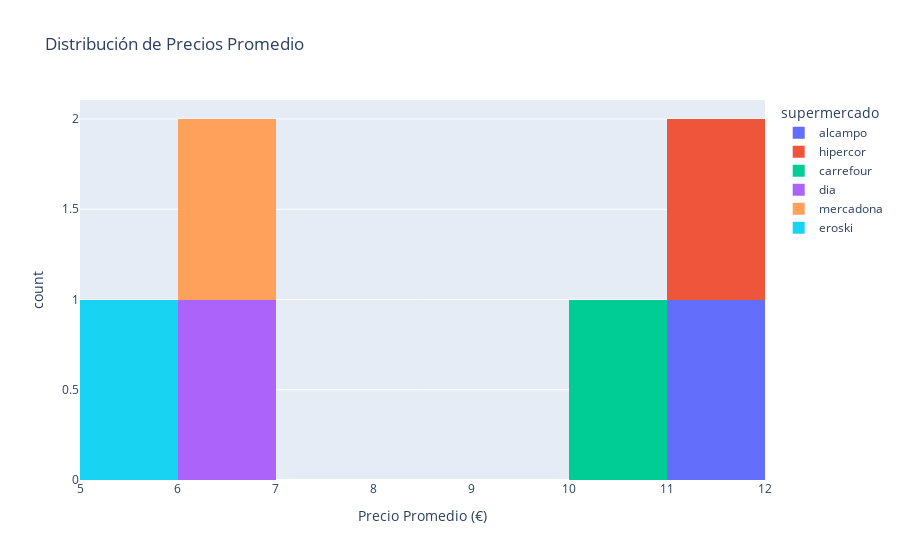

Notebook code for this chart:
### Markdown cell above
### Histograma

### Code cell
# Histograma (distribution of prices)
fig_histogram = px.histogram(consulta2, x='precio_promedio', nbins=10,
                             title='Distribución de Precios Promedio',
                             labels={'precio_promedio': 'Precio Promedio (€)'},
                             color='supermercado')  # Color por supermercado
fig_histogram.show()

### Figure 1 — Plotly figure (JSON) as saved in the notebook; plotly's stock layout.template omitted (floating-point values rounded to 4 significant figures)
{"data": [{"alignmentgroup": "True", "bingroup": "x", "hovertemplate": "supermercado=alcampo<br>Precio Promedio (€)=%{x}<br>count=%{y}<extra></extra>", "legendgroup": "alcampo", "marker": {"color": "#636efa", "pattern": {"shape": ""}}, "name": "alcampo", "nbinsx": 10, "offsetgroup": "alcampo", "orientation": "v", "showlegend": true, "type": "histogram", "x": [11.63], "xaxis": "x", "yaxis": "y"}, {"alignmentgroup": "True", "bingroup": "x", "hovertemplate": "supermercado=hipercor<br>Precio Promedio (€)=%{x}<br>count=%{y}<extra></extra>", "legendgroup": "hipercor", "marker": {"color": "#EF553B", "pattern": {"shape": ""}}, "name": "hipercor", "nbinsx": 10, "offsetgroup": "hipercor", "orientation": "v", "showlegend": true, "type": "histogram", "x": [11.08], "xaxis": "x", "yaxis": "y"}, {"alignmentgroup": "True", "bingroup": "x", "hovertemplate": "supermercado=carrefour<br>Precio Promedio (€)=%{x}<br>count=%{y}<extra></extra>", "legendgroup": "carrefour", "marker": {"color": "#00cc96", "pattern": {"shape": ""}}, "name": "carrefour", "nbinsx": 10, "offsetgroup": "carrefour", "orientation": "v", "showlegend": true, "type": "histogram", "x": [10.14], "xaxis": "x", "yaxis": "y"}, {"alignmentgroup": "True", "bingroup": "x", "hovertemplate": "supermercado=dia<br>Precio Promedio (€)=%{x}<br>count=%{y}<extra></extra>", "legendgroup": "dia", "marker": {"color": "#ab63fa", "pattern": {"shape": ""}}, "name": "dia", "nbinsx": 10, "offsetgroup": "dia", "orientation": "v", "showlegend": true, "type": "histogram", "x": [6.67], "xaxis": "x", "yaxis": "y"}, {"alignmentgroup": "True", "bingroup": "x", "hovertemplate": "supermercado=mercadona<br>Precio Promedio (€)=%{x}<br>count=%{y}<extra></extra>", "legendgroup": "mercadona", "marker": {"color": "#FFA15A", "pattern": {"shape": ""}}, "name": "mercadona", "nbinsx": 10, "offsetgroup": "mercadona", "orientation": "v", "showlegend": true, "type": "histogram", "x": [6.62], "xaxis": "x", "yaxis": "y"}, {"alignmentgroup": "True", "bingroup": "x", "hovertemplate": "supermercado=eroski<br>Precio Promedio (€)=%{x}<br>count=%{y}<extra></extra>", "legendgroup": "eroski", "marker": {"color": "#19d3f3", "pattern": {"shape": ""}}, "name": "eroski", "nbinsx": 10, "offsetgroup": "eroski", "orientation": "v", "showlegend": true, "type": "histogram", "x": [5.33], "xaxis": "x", "yaxis": "y"}], "layout": {"barmode": "relative", "legend": {"title": {"text": "supermercado"}, "tracegroupgap": 0}, "title": {"text": "Distribución de Precios Promedio"}, "xaxis": {"anchor": "y", "domain": [0, 1], "title": {"text": "Precio Promedio (€)"}}, "yaxis": {"anchor": "x", "domain": [0, 1], "title": {"text": "count"}}}}
